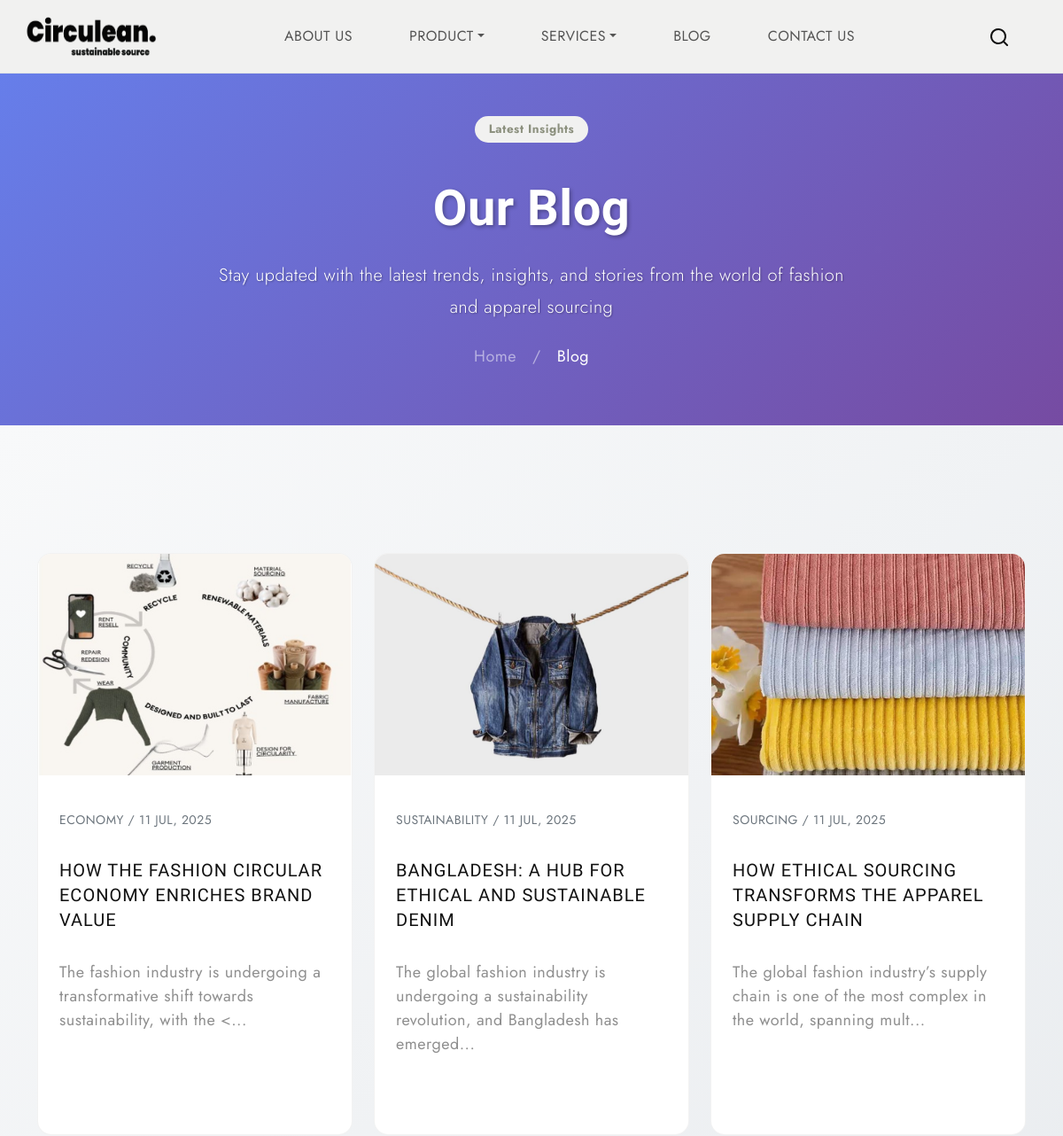
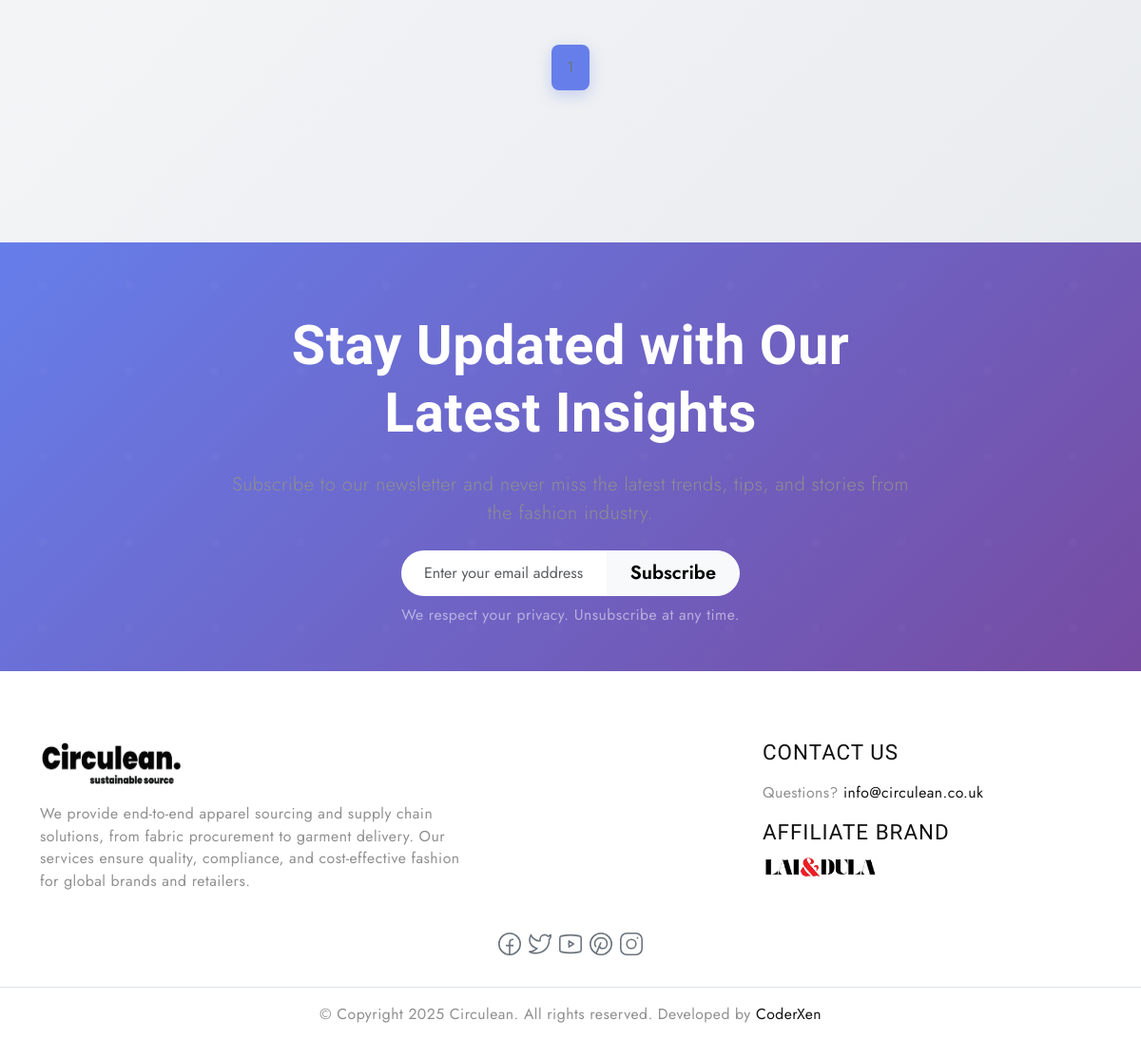
Screenshot of /blog/ with the database file from the repository (2 pictures, top to bottom).
### home/models.py (models this page shows)
class Blog(models.Model):
    title = models.CharField(max_length=100, blank=True, null=True)
    category = models.CharField(max_length=100, blank=True, null=True)
    description = CKEditor5Field('Text', config_name='extends', blank=True, null=True)
    image = models.ImageField(upload_to='blog/', blank=True, null=True)
    created_at = models.DateTimeField(auto_now_add=True)

### home/views.py (the view)
# urls.py: 2. Add a URL to urlpatterns:  path('blog/', include('blog.urls'))
def blog(request):
    blogs = Blog.objects.all()
    paginator = Paginator(blogs, 9)
    page_number = request.GET.get('page')
    page_obj = paginator.get_page(page_number)
    return render(request, 'blog.html', {'page_obj': page_obj})

### home/context_processors.py (called while the page is built)
def all_u_categories(request):
    category_u_list = Category.objects.all().order_by('sl')
    return {
        'category_u_list': category_u_list
    }

### templates/blog.html (shortened to what this page needs)
{% extends 'base.html' %}
{% load static %}
{% block content %}
<section class="hero-header py-5 position-relative" style="background: linear-gradient(135deg, #667eea 0%, #764ba2 100%); min-height: 300px;">
  <div class="overlay" style="position: absolute; top: 0; left: 0; width: 100%; height: 100%; background: linear-gradient(135deg, rgba(102, 126, 234, 0.9) 0%, rgba(118, 75, 162, 0.9) 100%);"></div>
  <div class="container position-relative d-flex align-items-center justify-content-center h-100">
    <div class="row justify-content-center">
      <div class="col-lg-10 text-center">
        <div class="section-badge mb-3" data-aos="fade-up">
          <span class="badge bg-light text-primary px-3 py-2 rounded-pill">Latest Insights</span>
        </div>
        <h1 class="text-white display-4 fw-bold mb-4" data-aos="fade-up" data-aos-delay="200" style="text-shadow: 2px 2px 4px rgba(0,0,0,0.3);">Our Blog</h1>
        <p class="text-white lead fs-5" data-aos="fade-up" data-aos-delay="400" style="text-shadow: 1px 1px 2px rgba(0,0,0,0.3); line-height: 1.8;">Stay updated with the latest trends, insights, and stories from the world of fashion and apparel sourcing</p>
        <nav class="breadcrumb justify-content-center mt-4" data-aos="fade-up" data-aos-delay="600">
          <a class="breadcrumb-item text-white-50" href="/">Home</a>
          <span class="breadcrumb-item active text-white" aria-current="page">Blog</span>
        </nav>
      </div>
    </div>
  </div>
</section>
<section class="blog-content py-5" style="background: linear-gradient(135deg, #f8f9fa 0%, #e9ecef 100%);">
  <div class="post-wrap my-5 py-5">
    <div class="container">
      <div class="row">
        <main class="post-list post-card-small">
            <div class="row">
                {% for blog in page_obj %}
                <div class="col-md-4">
                  <article class="post-item pb-5">
                    <div class="post-image">
                      <a href="/blog-details/{{blog.id}}/"><img src="{{blog.image.url}}" class="img-fluid" alt="fashion" style="width: 100%; height: 250px; object-fit: cover;"></a>
                    </div>
                    <div class="post-content">
                      <div class="post-meta text-uppercase py-3">
                        <span class="post-category">{{blog.category}}</span> / <span class="meta-date">{{blog.created_at|date:"d M, Y"}}</span>
                      </div>
                      <h5 class="post-title text-uppercase">
                        <a href="/blog-details/{{blog.id}}/">{{blog.title}}</a>
                      </h5>
                      <p>{{blog.description|safe|slice:":100"}}...</p>
                    </div>
                  </article>
                </div>
              {% endfor %}
            </div>
            <nav aria-label="Page navigation" class="d-flex justify-content-center mt-5">
              <ul class="pagination">
                {% if page_obj.has_previous %}
                <li class="page-item">
                  <a class="page-link" href="?page={{ page_obj.previous_page_number }}" aria-label="Previous">
                    <i class="icon icon-arrow-left"></i>
                  </a>
                </li>
                {% else %}
                <li class="page-item disabled">
                  <span class="page-link">
                  </span>
                </li>
                {% endif %}
                {% for num in page_obj.paginator.page_range %}
                  {% if page_obj.number == num %}
                    <li class="page-item active" aria-current="page"><span class="page-link">{{ num }}</span></li>
                  {% else %}
                    <li class="page-item"><a class="page-link" href="?page={{ num }}">{{ num }}</a></li>
                  {% endif %}
                {% endfor %}
                {% if page_obj.has_next %}
                <li class="page-item">
                  <a class="page-link" href="?page={{ page_obj.next_page_number }}" aria-label="Next">
                    <i class="icon icon-arrow-right"></i>
                  </a>
                </li>
                {% else %}
                <li class="page-item disabled">
                  <span class="page-link">
                  </span>
                </li>
                {% endif %}
              </ul>
            </nav>
        </main>
      </div>
    </div>
  </div>
</section>
<section class="newsletter-section py-5" style="background: linear-gradient(135deg, #667eea 0%, #764ba2 100%);">
  <div class="container">
    <div class="row justify-content-center text-center">
      <div class="col-lg-8" data-aos="fade-up">
        <h2 class="text-white fw-bold mb-4">Stay Updated with Our Latest Insights</h2>
        <p class="text-white-75 lead mb-4">Subscribe to our newsletter and never miss the latest trends, tips, and stories from the fashion industry.</p>
        <div class="row justify-content-center">
          <div class="col-md-8 col-lg-6">
            <div class="input-group">
              <input type="email" class="form-control form-control-lg rounded-start-pill" placeholder="Enter your email address" aria-label="Email address">
              <button class="btn btn-light btn-lg rounded-end-pill px-4" type="button">Subscribe</button>
            </div>
            <small class="text-white-50 mt-2 d-block">We respect your privacy. Unsubscribe at any time.</small>
          </div>
        </div>
      </div>
    </div>
  </div>
</section>
{% endblock %}

### templates/base.html (shortened to what this page needs)
<!DOCTYPE html>
{% load static %}
<html lang="en">
<head>
  <link href="https://cdn.jsdelivr.net/npm/bootstrap@5.3.0-alpha3/dist/css/bootstrap.min.css" rel="stylesheet">
  <link rel="stylesheet" href="https://cdnjs.cloudflare.com/ajax/libs/font-awesome/6.4.0/css/all.min.css">
  <link rel="stylesheet" type="text/css" href="{% static 'css/vendor.css' %}">
  <link rel="stylesheet" href="https://cdn.jsdelivr.net/npm/swiper@9/swiper-bundle.min.css">
  <link rel="stylesheet" type="text/css" href="{% static 'style.css' %}">
</head>
<body class="homepage">
  <nav class="navbar navbar-expand-lg bg-light text-uppercase fs-6 p-3 border-bottom align-items-center">
    <div class="container-fluid">
      <div class="row justify-content-between align-items-center w-100">
        <div class="col-auto">
          <a class="navbar-brand text-white" href="/">
            <img src="{% static 'logo/logo.png' %}" alt="Brand Logo" width="150" height="50">
          </a>
        </div>
        <div class="col-auto">
          <div class="offcanvas offcanvas-end" tabindex="-1" id="offcanvasNavbar" aria-labelledby="offcanvasNavbarLabel">
            <div class="offcanvas-body">
              <ul class="navbar-nav justify-content-end flex-grow-1 gap-1 gap-md-5 pe-3">
                <li class="nav-item">
                  <a class="nav-link" href="/">About Us</a>
                </li>
                <li class="nav-item dropdown">
                  <a class="nav-link dropdown-toggle" href="#" id="dropdownShop" data-bs-toggle="dropdown" aria-haspopup="true" aria-expanded="false">Product</a>
                </li>
                <li class="nav-item dropdown">
                  <a class="nav-link dropdown-toggle" href="#" id="dropdownShop" data-bs-toggle="dropdown" aria-haspopup="true" aria-expanded="false">Services</a>
                </li>
                <li class="nav-item">
                  <a class="nav-link" href="/blog/">Blog</a>
                </li>
                <li class="nav-item">
                  <a class="nav-link" href="/contact/">Contact Us</a>
                </li>
              </ul>
            </div>
          </div>
        </div>
        <div class="col-3 col-lg-auto">
          <ul class="list-unstyled d-flex m-0">
            <li class="search-box mx-2">
              <a href="#search" class="search-button">
                <svg width="24" height="24" viewbox="0 0 24 24">
                  <use xlink:href="#search"></use>
                </svg>
              </a>
            </li>
          </ul>
        </div>
      </div>
    </div>
  </nav>
  {% block content %}
  {% endblock content %}
  <footer id="footer" class="mt-5">
    <div class="container">
      <div class="row d-flex flex-wrap justify-content-between py-4">
        <div class="col-md-5 col-sm-6">
          <div class="footer-menu footer-menu-001">
            <div class="footer-intro mb-3">
              <a href="/">
                <img src="{% static 'logo/logo.png' %}" alt="logo" style='width:150px; height:50px;'>
              </a>
            </div>
            <p class="small">We provide end-to-end apparel sourcing and supply chain solutions, from fabric procurement to garment delivery. Our services ensure quality, compliance, and cost-effective fashion for global brands and retailers.</p>
          </div>
        </div>
        <div class="col-md-4 col-sm-6">
          <div class="footer-menu footer-menu-004 border-animation-left">
            <h5 class="widget-title text-uppercase mb-3">Contact Us</h5>
            <p class="small">Questions? <a href="mailto:info@circulean.co.uk" class="item-anchor">info@circulean.co.uk</a></p>
            <div class="affiliate-brand mt-3">
              <h5 class="widget-title text-uppercase mb-2">Affiliate Brand</h5>
              <div class="affiliate-logo">
                <a href="#" target="_blank">
                  <img src="{% static 'images/brand/brand1.png' %}" alt="Affiliate Brand" class="img-fluid" style="max-width: 120px;">
                </a>
              </div>
            </div>
          </div>
        </div>
      </div>
      <div class="row">
        <div class="col-12 text-center mb-3">
          <div class="social-links">
            <ul class="list-unstyled d-flex flex-wrap justify-content-center gap-2">
              <li><a href="#" class="text-secondary"><svg width="24" height="24" viewbox="0 0 24 24"><use xlink:href="#facebook"></use></svg></a></li>
              <li><a href="#" class="text-secondary"><svg width="24" height="24" viewbox="0 0 24 24"><use xlink:href="#twitter"></use></svg></a></li>
              <li><a href="#" class="text-secondary"><svg width="24" height="24" viewbox="0 0 24 24"><use xlink:href="#youtube"></use></svg></a></li>
              <li><a href="#" class="text-secondary"><svg width="24" height="24" viewbox="0 0 24 24"><use xlink:href="#pinterest"></use></svg></a></li>
              <li><a href="#" class="text-secondary"><svg width="24" height="24" viewbox="0 0 24 24"><use xlink:href="#instagram"></use></svg></a></li>
            </ul>
          </div>
        </div>
      </div>
    </div>
    <div class="border-top py-3">
      <div class="container">
        <div class="row">
          <div class="col-md-12 text-center">
            <p class="small mb-0">© Copyright {% now 'Y' %} Circulean. All rights reserved. Developed by <a href="https://coderxen.com" target="_blank">CoderXen</a></p>
          </div>
        </div>
      </div>
    </div>
  </footer>
</body>
</html>

### static/style.css (style rules this page uses)
body { --heading-font: "Marcellus", Roboto, sans-serif; --heading-font-weight: 400; --heading-color: #111; --heading-line-height: 1.24; --swiper-theme-color: #8C907E; --bs-body-font-family: "Jost", Roboto, sans-serif; --bs-body-font-size: 18px; --bs-body-font-weight: 400; --bs-body-line-height: 1.5; --bs-body-color: #8f8f8f; --bs-body-color-rgb: 143, 143, 143; --bs-primary: #8C907E; --bs-secondary: #6c757d; --bs-black: #111; --bs-light: #F1F1F0; --bs-dark: #212529; --bs-gray: #9aa1a7; --bs-gray-dark: #51565b; --bs-primary-rgb: 140, 144, 126; --bs-secondary-rgb: 108, 117, 125; --bs-black-rgb: 17, 17, 17; --bs-light-rgb: 241, 241, 240; --bs-dark-rgb: 33, 37, 41; --bs-link-color: #111; --bs-link-color-rgb: 17, 17, 17; --bs-link-decoration: underline; --bs-link-hover-color: #111; --bs-link-hover-color-rgb: 17, 17, 17; }
body { letter-spacing: 0.03rem; }
h1, .h1, h2, .h2, h3, .h3, h4, .h4, h5, .h5, h6, .h6 { font-family: var(--heading-font); font-weight: var(--heading-font-weight); color: var(--heading-color); line-height: var(--heading-line-height); }
h1, h2, h3 { margin: 25px 0; }
h5, h6 { letter-spacing: 1px; }
h1, .h1 { font-size: 4.5rem; }
h2, .h2 { font-size: 3.6rem; }
h5, .h5 { font-size: 1.4rem; }
a { text-decoration: none; }
.container-fluid { max-width: 1800px; }
.btn { --bs-btn-border-radius: 0; }
.pagination { --bs-pagination-active-bg: var(--bs-black); --bs-pagination-border-width: 0; --bs-pagination-border-radius: 0; }
.breadcrumb { --bs-breadcrumb-item-padding-x: 1em; }
.text-white { --heading-color: var(--bs-light); --bs-breadcrumb-item-active-color: var(--bs-light); --bs-breadcrumb-divider-color: var(--bs-light); --bs-link-color-rgb: var(--bs-light-rgb); --bs-link-hover-color-rgb: var(--bs-light-rgb); }
.border-animation-left .item-anchor { position: relative; margin-bottom: 20px; }
.border-animation-left .item-anchor:after { content: ""; position: absolute; width: 0; height: 1px; left: 0; bottom: 0; z-index: 9; background: var(--bs-dark); transition: all 0.5s ease; }
.border-animation-left.light-border .item-anchor:after, .border-animation-left .item-anchor:after { background: var(--bs-dark); }

### templates/blog.html (style rules this page uses)
.section-badge { display: inline-block; }
.post-item { transition: transform 0.3s, box-shadow 0.3s; border: 1px solid rgba(0,0,0,0.05); height: 100%; display: flex; flex-direction: column; background: white; border-radius: 1rem; overflow: hidden; position: relative; }
.post-item::before { content: ''; position: absolute; top: 0; left: 0; right: 0; height: 4px; background: linear-gradient(90deg, #667eea, #764ba2); transform: scaleX(0); transition: transform 0.3s ease; }
.post-content { flex: 1; display: flex; flex-direction: column; padding: 1.5rem; }
.post-meta { font-size: 0.875rem; color: #6c757d; margin-bottom: 1rem; }
.post-title { font-size: 1.25rem; line-height: 1.4; margin-bottom: 1rem; }
.pagination .page-link { border: none; color: #6c757d; padding: 0.75rem 1rem; transition: all 0.3s; border-radius: 0.5rem; margin: 0 0.25rem; }
.pagination .page-item.active .page-link { background-color: #667eea; border-color: #667eea; box-shadow: 0 5px 15px rgba(102, 126, 234, 0.3); }
.pagination .page-item.disabled .page-link { color: #adb5bd; background-color: transparent; }
.btn { transition: all 0.3s; font-weight: 600; }
.form-control { border: none; padding: 0.75rem 1.5rem; font-size: 1rem; border-radius: 2rem; }
.hero-header { position: relative; overflow: hidden; }
.hero-header::before { content: ''; position: absolute; top: 0; left: 0; right: 0; bottom: 0; opacity: 0.3; }
.breadcrumb-item + .breadcrumb-item::before { color: rgba(255,255,255,0.5); }
.post-item { animation: fadeInUp 0.6s ease-out; }
.newsletter-section { position: relative; overflow: hidden; }
.newsletter-section::before { content: ''; position: absolute; top: 0; left: 0; right: 0; bottom: 0; opacity: 0.2; }
.newsletter-section .container { position: relative; z-index: 1; }

### rows the page displays
Blog: image (picture), category "ECONOMY", created_at "11 JUL, 2025", title "HOW THE FASHION CIRCULAR ECONOMY ENRICHES BRAND VALUE", description "The fashion industry is undergoing a transformative shift towards sustainability, with the <"
Blog: image (picture), category "SUSTAINABILITY", created_at "11 JUL, 2025", title "BANGLADESH: A HUB FOR ETHICAL AND SUSTAINABLE DENIM", description "The global fashion industry is undergoing a sustainability revolution, and Bangladesh has emerged"
Blog: image (picture), category "SOURCING", created_at "11 JUL, 2025", title "HOW ETHICAL SOURCING TRANSFORMS THE APPAREL SUPPLY CHAIN", description "The global fashion industry’s supply chain is one of the most complex in the world, spanning mult"
